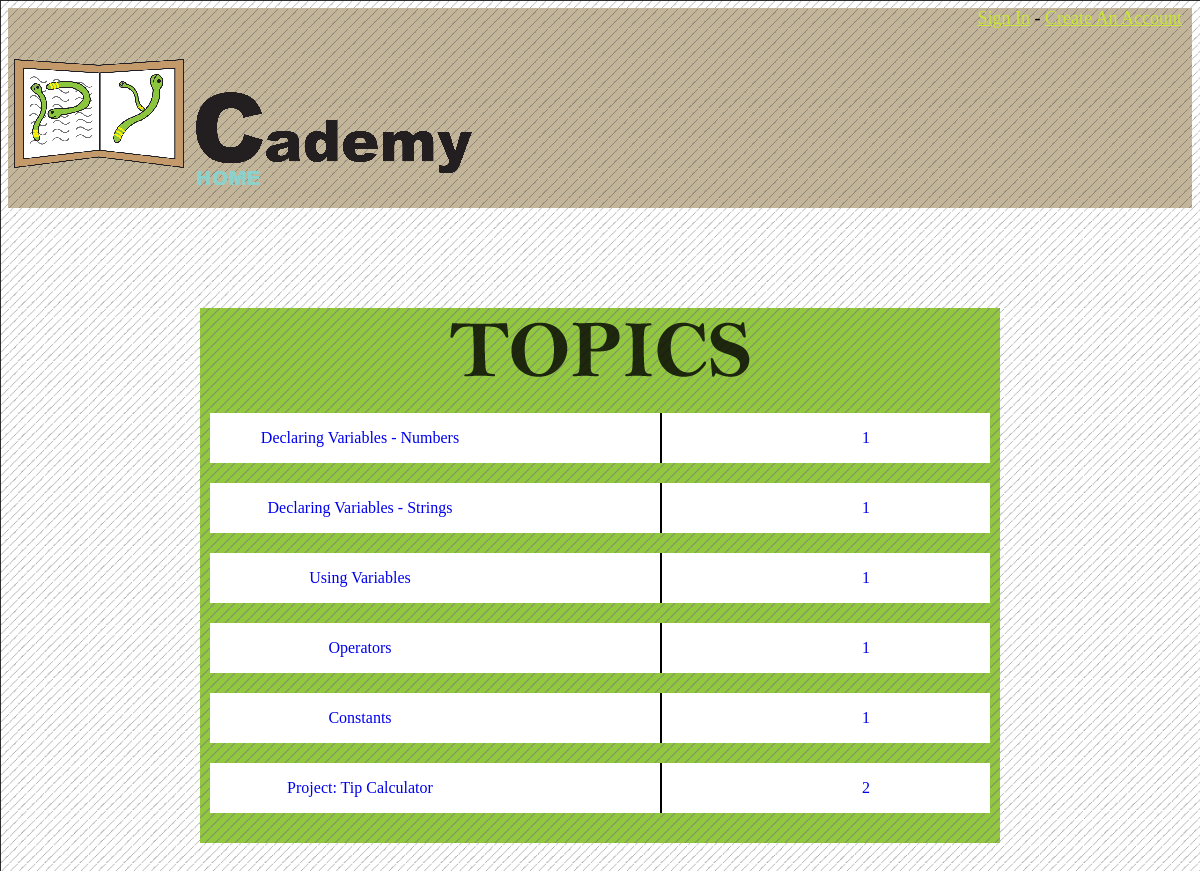
Screenshot of /class.php?class=variablesanddatatypes with the database file from the repository.
### tables this page shows
CREATE TABLE `tutorials` (
  `id` varchar(200) NOT NULL COMMENT 'Identifyer',
  `diffculty` int(5) NOT NULL COMMENT 'Diffculty of the topic',
  `order` int(10) NOT NULL COMMENT 'Position in class',
  `class` varchar(500) NOT NULL COMMENT 'Title of the class',
  `topic` varchar(500) NOT NULL COMMENT 'Title of the topic',
  `tutorialtext` varchar(20000) NOT NULL COMMENT 'The tutorial text',
  `toadvance` varchar(10000) NOT NULL COMMENT 'Condiditons that have to be met to move slide',
  `isadvanced` tinyint(1) NOT NULL DEFAULT '0' COMMENT 'Whether a tutorial is advanced or not',
  PRIMARY KEY (`topic`)
);

### php/getclass.php (the view, shortened to what this page needs)
<?php
$classid = $_GET['class'];
$result = mysql_query("SELECT * FROM tutorials WHERE id = '" . $classid . "'");
while( $row = mysql_fetch_array($result) )
{
	echo "<a href='tutorial.php?class=" . $row['id'] . "&topic=" . $row['topic'] . "'>";
	echo "<div id='topic'>";
	echo "<div id='left'>";
	echo "<p>" . $row['topic'] . "</p>";
	echo "</div>";
	echo "<div id='middle'></div>";
	echo "<div id='right'>";
	echo "<p>" . $row['diffculty'] . "</p>";
	echo "</div>";
	echo "</div>";
	echo "</a>";
}
?>

### class.php (shortened to what this page needs)
<!DOCTYPE html PUBLIC "-//W3C//DTD XHTML 1.0 Transitional//EN" "http://www.w3.org/TR/xhtml1/DTD/xhtml1-transitional.dtd">
<html xmlns="http://www.w3.org/1999/xhtml">
<head>
<link href="css/layout.css" rel="stylesheet" type="text/css" />
</head>
<body >
<div id="container">
	<div id="header">
   	  <div id="account">
        	<?php
			if( $_SESSION["fullname"] )
			{
				echo "Welcome " . $_SESSION["fullname"];
				echo " - ";
				echo "<a href='updatedetails.php'>Update Your Details</a>";
				echo " - ";
				if( $_SESSION['acctype'] == 1 )
				{
					echo "<a href='teacheroverview.php'>View Your Students Progress</a>";
					echo " - ";
				}
				echo "<a href='php/logout.php'>Logout</a>";
			}
			else echo "<a href='login.php'>Sign In</a> - <a href='signup.php'>Create An Account</a>";
		?>
        </div>
        <div id="logo"> <a href="index.php"><img src="images/logo.png" width="498" height="173" /></a>
        </div>
    </div>
    <div id="content">
   	  <div id="class">
        	<div id="title">
       	    <img src="images/topics-text.png" width="316" height="80" />
            </div>
          <div id="topics">
            <?php include 'php/getclass.php'; ?>
        </div>
    </div>
    <div id="footer">
    </div>
</div>
</div>
</body>
</html>

### css/layout.css (style rules this page uses)
#content { height: auto; width: auto; margin-top: 100px; margin-bottom: 100px; text-align: center; }
#header { height: 200px; width: 100%; background-color: #C2B49A; background-image: url(../images/Header-Background.png); }
#footer { height: 50px; width: 100%; clear: both; float: right; }
#container { height: auto; width: 100%; margin-right: auto; margin-left: auto; background-repeat: repeat; overflow: hidden; }
html { background-image: url(../images/background.gif); -webkit-background-size: cover; -moz-background-size: cover; background-size: cover; }
#header #account { float: right; height: 40px; width: auto; text-align: center; vertical-align: top; margin-right: 10px; font-size: 18px; }
#header #account a:link { color:#C8E635; }
#container #header #logo { float: left; width: 498px; height: auto; margin-top: 30px; }
#title { font-family: Arial, Helvetica, sans-serif; font-size: xx-large; color: #000; text-decoration: underline; height: 80px; width: auto; margin-right: auto; margin-left: auto; text-align: center; font-weight: bolder; font-style: oblique; padding-bottom: 5px; }

### class.php (style rules this page uses)
#class #topics { height: auto; width: 800px; margin-top: 20px; }
#container #content #class { height: auto; width: 800px; margin-right: auto; margin-left: auto; padding-bottom: 10px; background-image: url(images/Class-Background.gif); }
#class #topics #topic { clear: both; height: 50px; width: 730px; margin-bottom: 20px; background-color: #FFF; padding-left: 50px; margin-right: auto; margin-left: auto; }
#class #topics #topic #left { float: left; height: 50px; width: 200px; text-align: center; vertical-align: middle; margin-right: 200px; }
#class #topics #topic #right { float: left; height: 50px; width: auto; }
#class #topics #topic #middle { float: left; height: 50px; width: 2px; text-align: center; vertical-align: middle; background-color: #000; margin-right: 200px; margin-left: auto; }

### rows the page displays
tutorials: topic "Declaring Variables - Numbers", diffculty "1"
tutorials: topic "Declaring Variables - Strings", diffculty "1"
tutorials: topic "Using Variables", diffculty "1"
tutorials: topic "Operators", diffculty "1"
tutorials: topic "Constants", diffculty "1"
tutorials: topic "Project: Tip Calculator", diffculty "2"
